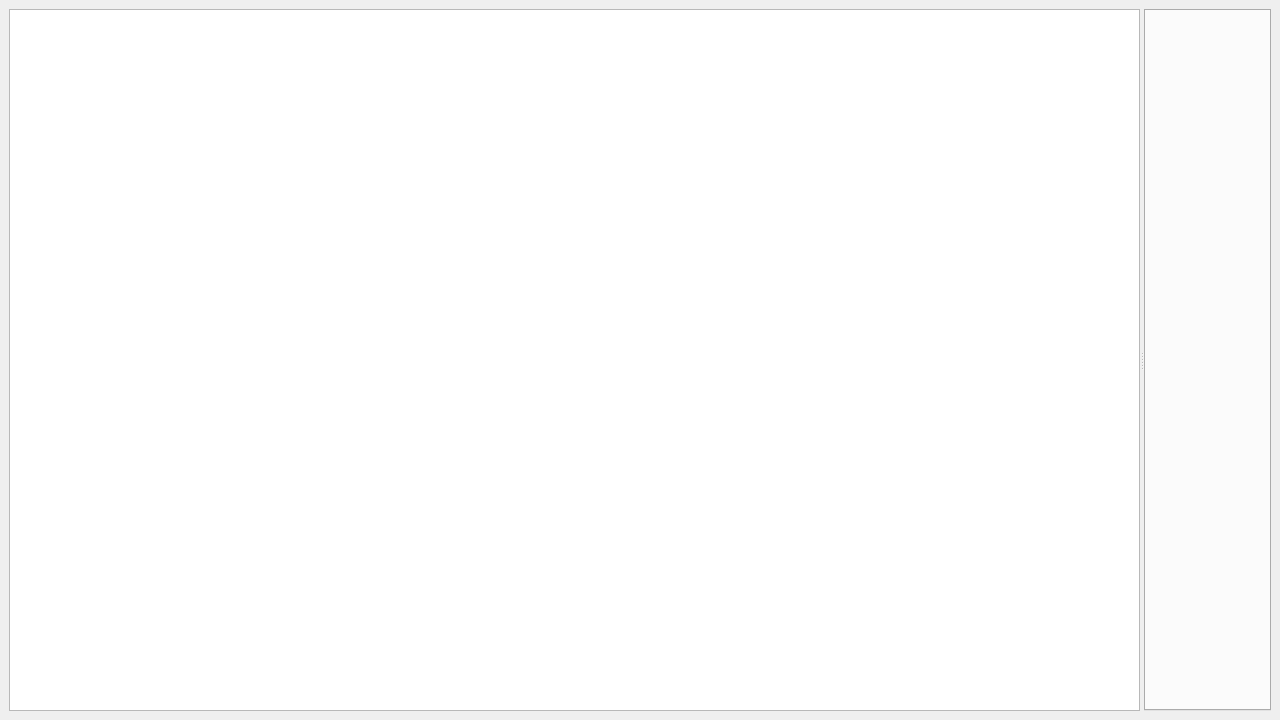
<?xml version="1.0" encoding="UTF-8"?>
<ui version="4.0">
 <class>TriggerEditor</class>
 <widget class="QMainWindow" name="TriggerEditor">
  <property name="geometry">
   <rect>
    <x>0</x>
    <y>0</y>
    <width>1280</width>
    <height>720</height>
   </rect>
  </property>
  <property name="windowTitle">
   <string>Trigger Editor</string>
  </property>
  <widget class="QWidget" name="centralwidget">
   <layout class="QHBoxLayout" name="horizontalLayout">
    <item>
     <widget class="QSplitter" name="splitter">
      <property name="frameShadow">
       <enum>QFrame::Plain</enum>
      </property>
      <property name="orientation">
       <enum>Qt::Horizontal</enum>
      </property>
      <property name="opaqueResize">
       <bool>true</bool>
      </property>
      <property name="childrenCollapsible">
       <bool>false</bool>
      </property>
      <widget class="QTreeWidget" name="explorer">
       <property name="sizePolicy">
        <sizepolicy hsizetype="Expanding" vsizetype="Expanding">
         <horstretch>0</horstretch>
         <verstretch>0</verstretch>
        </sizepolicy>
       </property>
       <property name="uniformRowHeights">
        <bool>true</bool>
       </property>
       <property name="headerHidden">
        <bool>true</bool>
       </property>
       <attribute name="headerVisible">
        <bool>false</bool>
       </attribute>
       <column>
        <property name="text">
         <string>New Column</string>
        </property>
       </column>
      </widget>
      <widget class="QTabWidget" name="editor">
       <property name="currentIndex">
        <number>-1</number>
       </property>
       <property name="tabsClosable">
        <bool>true</bool>
       </property>
       <property name="movable">
        <bool>true</bool>
       </property>
      </widget>
     </widget>
    </item>
   </layout>
  </widget>
 </widget>
 <resources/>
 <connections/>
</ui>
